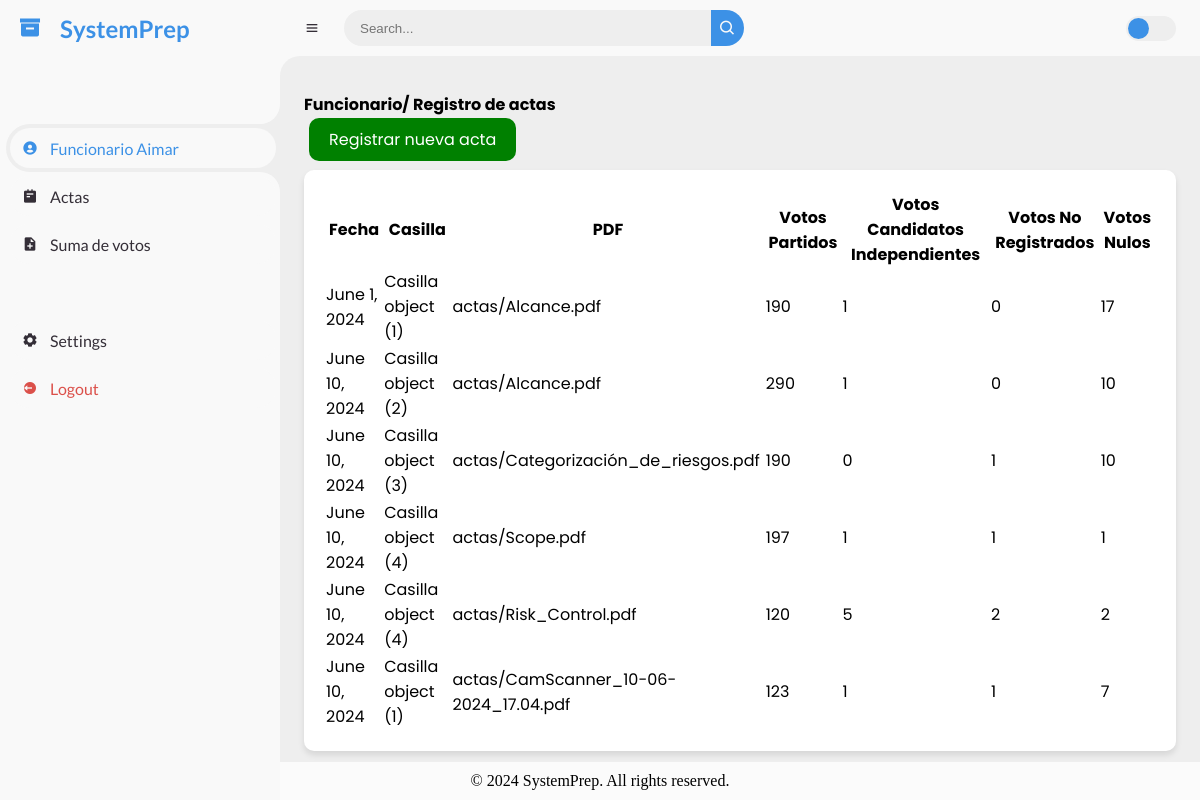
Screenshot of /funcionario/ with the database file from the repository.
### prep/models.py (models this page shows)
class Acta(models.Model):
    fecha = models.DateField(null=True)
    casilla = models.ForeignKey(Casilla, on_delete=models.CASCADE, null=True)
    pdf = models.FileField(upload_to='actas/', null=True)
    votos_partidos = models.JSONField(null=True, blank=True)  # Campo para votos individuales de partidos
    votos_candidatos_independientes = models.PositiveIntegerField(null=True, default=0)
    votos_no_registrados = models.PositiveIntegerField(null=True, default=0)
    votos_nulos = models.PositiveIntegerField(null=True, default=0)

class Casilla(models.Model):
    nombre = models.CharField(max_length=100, null=True)
    seccion = models.CharField(max_length=50, null=True)
    direccion = models.CharField(max_length=200, null=True)
    ciudad = models.CharField(max_length=100, null=True)
    municipio = models.CharField(max_length=100, null=True)
    tipo = models.CharField(max_length=50, null=True)  # Tipo de casilla
    votos_totales = models.PositiveIntegerField(default=0, null=True)  # Campo para sumar los votos de la casilla

### prep/views.py (the view)
# urls.py: path('funcionario/', views.funcionario, name="funcionario"),
def funcionario(request):
    actas = Acta.objects.all()
    return render(request, 'funcionario/home.html', {'actas': actas})

### templates/funcionario/home.html (shortened to what this page needs)
{% extends 'main.html' %}
{% load static %}
{% block content %}
<link rel="stylesheet" href="https://cdn.datatables.net/2.0.8/css/dataTables.dataTables.css" />
<h4 style="margin-bottom: 10px;">Funcionario/ Registro de actas</h4>
<a href="{% url 'register_acta' %}" class="btn-add">Registrar nueva acta</a>
<div class="card" style="margin-top: 18px;">
    <table id="myTable" class="display">
        <thead>
            <tr>
                <th>Fecha</th>
                <th>Casilla</th>
                <th>PDF</th>
                <th>Votos Partidos</th>
                <th>Votos Candidatos Independientes</th>
                <th>Votos No Registrados</th>
                <th>Votos Nulos</th>
            </tr>
        </thead>
        <tbody>
            {% for acta in actas %}
            <tr>
                <td>{{ acta.fecha }}</td>
                <td>{{ acta.casilla }}</td>
                <td>{{ acta.pdf }}</td>
                <td>{{ acta.votos_partidos }}</td>
                <td>{{ acta.votos_candidatos_independientes }}</td>
                <td>{{ acta.votos_no_registrados }}</td>
                <td>{{ acta.votos_nulos }}</td>
            </tr>
            {% endfor %}
        </tbody>
    </table>
</div>
{% endblock content%}

### templates/main.html (shortened to what this page needs)
<!DOCTYPE html>
{% load static %}
<html lang="en">
<head>
    <link href='https://unpkg.com/boxicons@2.0.9/css/boxicons.min.css' rel='stylesheet'>
    <link rel="stylesheet" href="https://cdn.jsdelivr.net/npm/bootstrap-icons@1.11.3/font/bootstrap-icons.min.css">
    <link rel="stylesheet" href="https://cdn.datatables.net/2.0.8/css/dataTables.dataTables.css" />
    <link rel="stylesheet" href="{% static 'css/style.css' %}">
</head>
<body>
    <section id="sidebar">
        <a href="{% url 'funcionario' %}" class="brand">
            <i class='bx bxs-box'></i>
            <span class="text">SystemPrep</span>
        </a>
        <ul class="side-menu top">
            <li class="active">
                <a href="">
                    <i class='bx bxs-user-circle'></i>
                    <span class="text">Funcionario Aimar</span>
                </a>
            </li>
            <li class="">
                <a href="{% url 'funcionario' %}">
                    <i class='bx bxs-notepad'></i>
                    <span class="text">Actas</span>
                </a>
            </li>
            <li class="">
                <a href="{% url 'votos_partidos' %}">
                    <i class='bx bxs-file-plus'></i>
                    <span class="text">Suma de votos</span>
                </a>
            </li>
        </ul>
        <ul class="side-menu">
            <li>
                <a href="#">
                    <i class='bx bxs-cog'></i>
                    <span class="text">Settings</span>
                </a>
            </li>
            <li>
                <a href="#" class="logout">
                    <i class='bx bxs-log-out-circle'></i>
                    <span class="text">Logout</span>
                </a>
            </li>
        </ul>
    </section>
    <section id="content">
        <nav>
            <i class='bx bx-menu'></i>
            <form action="#">
                <div class="form-input">
                    <input type="search" placeholder="Search...">
                    <button type="submit" class="search-btn"><i class='bx bx-search'></i></button>
                </div>
            </form>
            <label for="switch-mode" class="switch-mode"></label>
        </nav>
        <main>
            {% block content %}
            {% endblock content %}
        </main>
        <footer>
            <p>&copy; 2024 SystemPrep. All rights reserved.</p>
        </footer>
    </section>
</body>
</html>

### static/css/style.css (style rules this page uses)
* { margin: 0; padding: 0; box-sizing: border-box; }
a { text-decoration: none; }
li { list-style: none; }
:root { --poppins: 'Poppins', sans-serif; --lato: 'Lato', sans-serif; --light: #F9F9F9; --blue: #3C91E6; --light-blue: #CFE8FF; --grey: #eee; --dark-grey: #AAAAAA; --dark: #342E37; --red: #DB504A; --yellow: #FFCE26; --light-yellow: #FFF2C6; --orange: #FD7238; --light-orange: #FFE0D3; }
html { overflow-x: hidden; }
body { background: var(--grey); overflow-x: hidden; }
#sidebar { position: fixed; top: 0; left: 0; width: 280px; height: 100%; background: var(--light); z-index: 2000; font-family: var(--lato); transition: .3s ease; overflow-x: hidden; scrollbar-width: none; }
#sidebar .brand { font-size: 24px; font-weight: 700; height: 56px; display: flex; align-items: center; color: var(--blue); position: sticky; top: 0; left: 0; background: var(--light); z-index: 500; padding-bottom: 20px; box-sizing: content-box; }
#sidebar .brand .bx { min-width: 60px; display: flex; justify-content: center; }
#sidebar .side-menu { width: 100%; margin-top: 48px; }
#sidebar .side-menu li { height: 48px; background: transparent; margin-left: 6px; border-radius: 48px 0 0 48px; padding: 4px; }
#sidebar .side-menu li.active { background: var(--grey); position: relative; }
#sidebar .side-menu li.active::before { content: ''; position: absolute; width: 40px; height: 40px; border-radius: 50%; top: -40px; right: 0; box-shadow: 20px 20px 0 var(--grey); z-index: -1; }
#sidebar .side-menu li.active::after { content: ''; position: absolute; width: 40px; height: 40px; border-radius: 50%; bottom: -40px; right: 0; box-shadow: 20px -20px 0 var(--grey); z-index: -1; }
#sidebar .side-menu li a { width: 100%; height: 100%; background: var(--light); display: flex; align-items: center; border-radius: 48px; font-size: 16px; color: var(--dark); white-space: nowrap; overflow-x: hidden; }
#sidebar .side-menu.top li.active a { color: var(--blue); }
#sidebar .side-menu li a.logout { color: var(--red); }
#sidebar .side-menu li a .bx { min-width: calc(60px - ((4px + 6px) * 2)); display: flex; justify-content: center; }
.card { margin-bottom: 20px; padding: 20px; border-radius: 10px; box-shadow: 0 4px 6px rgba(0, 0, 0, 0.1); background-color: #fff; }
#content { position: relative; width: calc(100% - 280px); left: 280px; transition: .3s ease; }
footer { text-align: center; background-color: #FBFBFB; padding: 10px 0; position: fixed; bottom: 0; left: 0; width: 100%; }
#content nav { height: 56px; background: var(--light); padding: 0 24px; display: flex; align-items: center; grid-gap: 24px; font-family: var(--lato); position: sticky; top: 0; left: 0; z-index: 1000; }
#content nav::before { content: ''; position: absolute; width: 40px; height: 40px; bottom: -40px; left: 0; border-radius: 50%; box-shadow: -20px -20px 0 var(--light); }
#content nav .bx.bx-menu { cursor: pointer; color: var(--dark); }
#content nav form { max-width: 400px; width: 100%; margin-right: auto; }
#content nav form .form-input { display: flex; align-items: center; height: 36px; }
#content nav form .form-input input { flex-grow: 1; padding: 0 16px; height: 100%; border: none; background: var(--grey); border-radius: 36px 0 0 36px; outline: none; width: 100%; color: var(--dark); }
#content nav form .form-input button { width: 36px; height: 100%; display: flex; justify-content: center; align-items: center; background: var(--blue); color: var(--light); font-size: 18px; border: none; outline: none; border-radius: 0 36px 36px 0; cursor: pointer; }
#content nav .switch-mode { display: block; min-width: 50px; height: 25px; border-radius: 25px; background: var(--grey); cursor: pointer; position: relative; }
#content nav .switch-mode::before { content: ''; position: absolute; top: 2px; left: 2px; bottom: 2px; width: calc(25px - 4px); background: var(--blue); border-radius: 50%; transition: all .3s ease; }
#content main { width: 100%; padding: 36px 24px; font-family: var(--poppins); max-height: calc(100vh - 56px); overflow-y: auto; position: relative; padding-bottom: 50px; }

### templates/funcionario/home.html (style rules this page uses)
.btn-add { padding: 10px 20px; margin: 5px; border: none; border-radius: 10px; color: white; background-color: green; cursor: pointer; font-size: 16px; transition: background-color 0.3s ease; }

### rows the page displays
Acta: fecha "June 1, 2024", casilla "Casilla object (1)", pdf "actas/Alcance.pdf", votos_partidos "190", votos_candidatos_independientes "1", votos_no_registrados "0", votos_nulos "17"
Acta: fecha "June 10, 2024", casilla "Casilla object (2)", pdf "actas/Alcance.pdf", votos_partidos "290", votos_candidatos_independientes "1", votos_no_registrados "0", votos_nulos "10"
Acta: fecha "June 10, 2024", casilla "Casilla object (3)", pdf "actas/Categorización_de_riesgos.pdf", votos_partidos "190", votos_candidatos_independientes "0", votos_no_registrados "1", votos_nulos "10"
Acta: fecha "June 10, 2024", casilla "Casilla object (4)", pdf "actas/Scope.pdf", votos_partidos "197", votos_candidatos_independientes "1", votos_no_registrados "1", votos_nulos "1"
Acta: fecha "June 10, 2024", casilla "Casilla object (4)", pdf "actas/Risk_Control.pdf", votos_partidos "120", votos_candidatos_independientes "5", votos_no_registrados "2", votos_nulos "2"
Acta: fecha "June 10, 2024", casilla "Casilla object (1)", pdf "actas/CamScanner_10-06-2024_17.04.pdf", votos_partidos "123", votos_candidatos_independientes "1", votos_no_registrados "1", votos_nulos "7"
